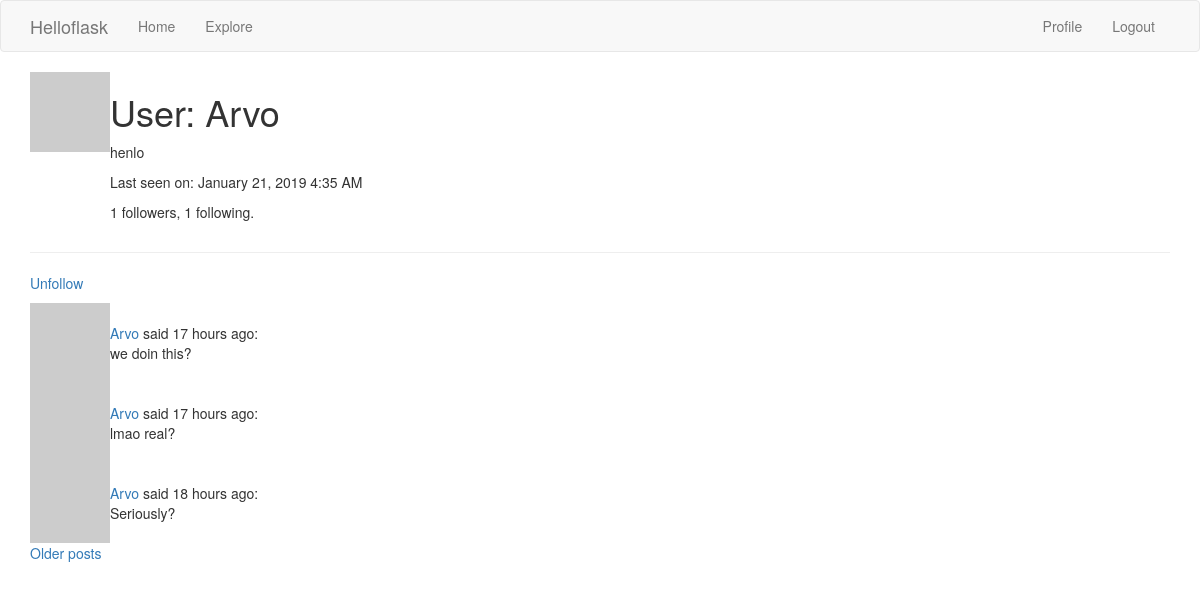
The page /user/Arvo (signed in) on the database its author committed.
### app/models.py (models this page shows, shortened)
class User(UserMixin, db.Model):
	id = db.Column(db.Integer, primary_key=True)
	username = db.Column(db.String(64), index=True, unique=True)
	email = db.Column(db.String(120), index=True, unique=True)
	about_me = db.Column(db.String(40))
	last_seen = db.Column(db.DateTime, default=datetime.utcnow)
	password_hash = db.Column(db.String(128))
	posts = db.relationship('Post', backref='author', lazy='dynamic')
	followed = db.relationship(
		'User', secondary=followers,
		primaryjoin=(followers.c.follower_id == id),
		secondaryjoin=(followers.c.followed_id == id),
		backref=db.backref('followers', lazy='dynamic'), lazy='dynamic')
	def avatar(self, size):
		digest = md5(self.email.lower().encode('utf-8')).hexdigest()
		return 'https://www.gravatar.com/avatar/{}?d=identicon&s={}'.format(digest, size)
	def is_following(self, user):
		return self.followed.filter(
			followers.c.followed_id == user.id).count() > 0

class Post(db.Model):
	id = db.Column(db.Integer, primary_key = True)
	body = db.Column(db.String(140))
	timestamp = db.Column(db.DateTime, index=True, default=datetime.utcnow)
	user_id = db.Column(db.Integer, db.ForeignKey('user.id'))

### app/main/routes.py (the view)
@bp.route('/user/<username>')
@login_required
def user(username):
	user = User.query.filter_by(username=username).first_or_404()
	page = request.args.get('page', 1, type=int)
	posts = user.posts.order_by(Post.timestamp.desc()).paginate(
		page, current_app.config['POSTS_PER_PAGE'], False)
	next_url = url_for('main.user', username=user.username, page=posts.next_num) if posts.has_next else None
	prev_url = url_for('main.user', username=user.username, page=posts.prev_num) if posts.has_prev else None
	return render_template('user.html', user=user, posts=posts.items,
		next_url=next_url, prev_url=prev_url)

### app/main/routes.py (called while the page is built)
@bp.before_request
def before_request():
	if current_user.is_authenticated:
		current_user.last_seen = datetime.utcnow()
		db.session.commit()

### app/models.py (called while the page is built)
@login.user_loader
def load_user(id):
	return User.query.get(int(id))

### app/templates/user.html (shortened to what this page needs)
{% extends "base.html" %}
{% block app_content %}
    <table>
        <tr valign="top">
            <td><img src="{{ user.avatar(128) }}"></td>
            <td>
                <h1>User: {{ user.username }}</h1>
                {% if user.about_me %}<p>{{ user.about_me }}</p>{% endif %}
                {% if user.last_seen %}<p>Last seen on: {{ moment(user.last_seen).format('LLL') }}</p>{% endif %}
                <p>{{ user.followers.count() }} followers, {{ user.followed.count() }} following.</p>
            </td>
        </tr>
    </table>
    <hr>
    {% if user == current_user %}
    <p><a href="{{ url_for('edit_profile') }}">Edit your profile</a></p>
    {% elif not current_user.is_following(user) %}
    <p><a href="{{ url_for('follow', username=user.username) }}">Follow</a></p>
    {% else %}
    <p><a href="{{ url_for('unfollow', username=user.username) }}">Unfollow</a></p>
    {% endif %}
	{% for post in posts %}
		{% include '_post.html' %}
	{% endfor %}
    {% if next_url %}
    <a href="{{ next_url }}">Older posts</a>
    {% endif %}
{% endblock %}

### app/templates/_post.html (shortened to what this page needs)
<table>
    <tr>
        <td width="70px">
        	<a href="{{ url_for('main.user', username=post.author.username) }}">
                <img src="{{ post.author.avatar(36) }}">
        </td>
        <td>
            <a href="{{ url_for('main.user', username=post.author.username) }}">
                {{ post.author.username }}
            </a>
            said {{ moment(post.timestamp).fromNow() }}:
            <br>
            {{ post.body }}
        </td>
    </tr>
</table>

### rows shown on the page
User: username "Arvo", about_me "henlo", last_seen "January 21, 2019 4:35 AM"
Post: author.username "Arvo", timestamp "17 hours ago", body "we doin this?"
Post: author.username "Arvo", timestamp "17 hours ago", body "lmao real?"
Post: author.username "Arvo", timestamp "18 hours ago", body "Seriously?"

### other values the page prints
{{ user.followers.count() }} "1"
{{ user.followed.count() }} "1"
